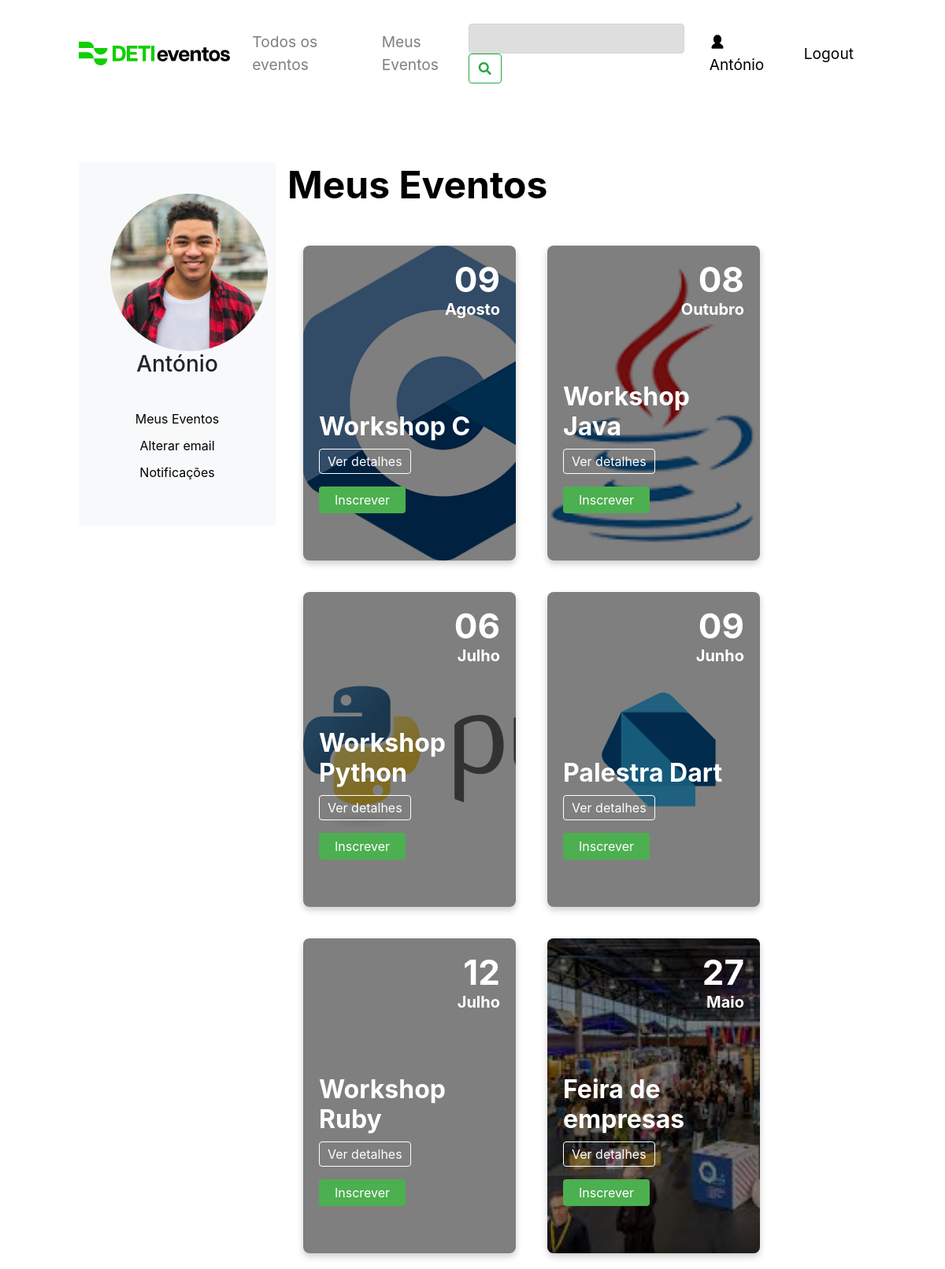
Page /search_meus (signed in) on the committed database.
### tables this page shows
CREATE TABLE users (
    id INTEGER PRIMARY KEY,
    email TEXT NOT NULL,
    name TEXT NOT NULL,
    password TEXT NOT NULL,
    img TEXT
    );

CREATE TABLE events (
    id INTEGER PRIMARY KEY,
    name TEXT NOT NULL,
    description TEXT NOT NULL,
    location TEXT NOT NULL,
    image TEXT,
    date DATE,
    user_id INTEGER,           
    colaborator TEXT , 
    vagas INTEGER,
    lotacao INTEGER,
    preco INTEGER,
    esgotado boolean DEFAULT 0,
    FOREIGN KEY(user_id) REFERENCES users(id)
    );

### app.py (the view)
@app.route('/search_meus', methods=['GET'])
def searchmeus():
    search_term = request.args.get('q', '')
    events = search_events(search_term)
    user_id = get_user_id(session.get('user_email'))
    user_img = get_user_img(user_id)
    if events is None:
        flash('An error occurred while searching for events', category='error')
        return redirect('/')
    converted_events = []
    for event in events:
        converted_event = list(event)
        converted_event[5] = datetime.strptime(event[5], '%Y-%m-%d').date()
        converted_events.append(tuple(converted_event))
    user_events = get_user_events(user_id)
    user_events = list(user_events)
    event = get_events()
    is_admin = 'user_email' in session and session.get('user_email') == "admin@gmail.com"
    name = session.get('user_name')
    user = 'user_email' in session
    user_id = 2
    return render_template('eventos.html', events=converted_events, is_admin=is_admin, user_id=user_id, name=name, user_events=user_events, user=user, event=event, user_img=user_img)

### app.py (called while the page is built)
@app.template_filter('formatdate')
def format_date(value, format='%d-%B'):
    if value is None:
        return ""
    month_names = {
        'January': 'Janeiro', 'February': 'Fevereiro', 'March': 'Março',
        'April': 'Abril', 'May': 'Maio', 'June': 'Junho',
        'July': 'Julho', 'August': 'Agosto', 'September': 'Setembro',
        'October': 'Outubro', 'November': 'Novembro', 'December': 'Dezembro'
    }
    formatted_date = value.strftime(format)
    for eng, pt in month_names.items():
        formatted_date = formatted_date.replace(eng, pt)
    return formatted_date

def search_events(search_term):
    connection = sqlite3.connect('data.db', check_same_thread=False)
    cursor = connection.cursor()
    try:
        cursor.execute("SELECT * FROM events WHERE name LIKE ? OR description LIKE ? ", ('%'+search_term+'%', '%'+search_term+'%'))
        results = cursor.fetchall()
        return results
    except Exception as e:
        print("ERRO" + e)
        return None

### models.py (called while the page is built)
def get_user_id(email):
    connection = sqlite3.connect('data.db', check_same_thread=False)
    cursor = connection.cursor()
    cursor.execute("SELECT id FROM users WHERE email = ?", (email,))
    user_id = cursor.fetchall()
    if len(user_id) == 0:
        return None
    return user_id[0][0]

def get_events():
    connection = sqlite3.connect('data.db', check_same_thread=False)
    cursor = connection.cursor()
    try:
        cursor.execute("SELECT * FROM events")
        results = cursor.fetchall()
        return results
    except Exception as e:
        print(e)
        return None

def get_user_events(user_id):
    connection = sqlite3.connect('data.db', check_same_thread=False)
    cursor = connection.cursor()
    try:
        cursor.execute("SELECT * FROM user_events WHERE user_id = ?", (user_id,))
        results = cursor.fetchall()
        return results
    except Exception as e:
        print(e)
        return None

def get_user_img(user_id):
    connection = sqlite3.connect('data.db', check_same_thread=False)
    cursor = connection.cursor()
    cursor.execute("SELECT img FROM users WHERE id = ?", (user_id,))
    return cursor.fetchall()[0][0]

### templates/eventos.html (shortened to what this page needs)
<!DOCTYPE html>
<html lang="en">
<head>
  <link rel="stylesheet" href="https://cdnjs.cloudflare.com/ajax/libs/font-awesome/5.15.1/css/all.min.css">
  <link rel="stylesheet" href="https://stackpath.bootstrapcdn.com/bootstrap/4.3.1/css/bootstrap.min.css">
  <link rel="stylesheet" href="/static/css/navbar_style.css">
  <link rel="stylesheet" href="/static/css/perfil.css">
  <link rel="stylesheet" href="/static/css/style.css">
  <link rel="stylesheet" href="/static/css/pop_up.css">
  <link rel="stylesheet" href="https://cdn.jsdelivr.net/npm/sweetalert2@11/dist/sweetalert2.min.css">
</head>
<body>
  <nav class="navbar_style navbar navbar-expand-lg navbar-light bg-light">
    <a href="/">
      <img src="/static/images/DETI.svg" alt="DETI Logo">
    </a>
    <div class="collapse navbar-collapse" id="navbarNav">
      <ul class="navbar-nav">
        <li class="nav-item">
          <a class="nav-link navbar_style_links" href="/todos_os_eventos">Todos os eventos</a>
        </li>
        <li class="nav-item">
          <a class="nav-link navbar_style_links" href="/meus_eventos">Meus Eventos</a>
        </li>
      </ul>
      <form class="form-inline ml-auto" action="/search_meus" method="get">
        <input class="form-control mr-sm-2 navbar_style_search" type="text" placeholder="" name="q"
          aria-label="Campo_Pesquisa">
        <button class="btn btn-outline-success my-2 my-sm-0" type="submit"><i class="fas fa-search"
            aria-label="Botao_Pesquisar"></i></button>
      </form>
        {% if user %}
        <a class="nav-link ml-2 navbar_style_login" href="/meus_eventos">
          <img class="login-icon" src="static/images/user_icon.svg" alt="User Icon">
          {{ name }}
          {% endif %}
        </a>
        <a class="nav-link ml-2 navbar_style_login" href="/logout">
          Logout
        </a>
    </div>
  </nav>
  <div class="container-fluid">
    <div class="row">
      <div class="col-md-3 sidebar">
        <div class="user-profile">
          <img src= {{user_img}} alt="User Image" class="profile-image" style="width: 200px; height: 200px; object-fit: cover; border-radius: 50%;">          <h3>{{name}}</h3>
          <ul class="user-links">
            <li><a href="#">Meus Eventos</a></li>
            <li><a href="#">Alterar email</a></li>
            <li><a href="#">Notificações</a></li>
          </ul>
        </div>
      </div>
      <div class="col-md-9">
        <div class="events-header">
          <h1> Meus Eventos</h1>
        </div>
        <div class="event-card-container">
          {% for event in events %}
          {% if is_admin or user_id == event[6] %}
          <div class="event-card" style="background-image: url('{{event[4]}}'); background-size: cover;">
            <div class="event-content">
              <div class="event-day">{{ event[5]|formatdate('%d') }}</div>
              <div class="event-month">{{ event[5]|formatdate('%B') }}</div>
            </div>
            <div class="event-info">
              <h2 class="event-title">{{event[1]}}</h2>
              <div class="event-details">
                <p class="event-details-btn" data-event-id="{{ event[0] }}" data-event-title="{{ event[1] }}"
                  data-event-description="{{ event[2] }}" data-event-organizer="{{ event[3] }}"
                  data-event-image="{{ event[4] }}" data-event-date="{{ event[5] }}"
                  data-event-capacity="{{ event[8] }}" data-event-price="{{ event[9] }}"
                  data-event-vacancies="{{ event[10] }}" data-event-location="{{ event[6] }}"
                  data-event-collaborator="{{ event[7] }}" data-event-category="{{ event[12] }}">Ver detalhes</p>
              </div>
              {% if not is_admin %}
              {% if event[0] in registered_event_ids %}
                  <form method="POST" action="/desinscrever/{{ event[0] }}">
                      <button type="submit" class="desinscrever-button">Desinscrever</button>
                  </form>
              {% else %}
                  <form method="POST" action="/inscrever/{{ event[0] }}">
                      <button type="submit" class="inscrever-button">Inscrever</button>
                  </form>
              {% endif %}
              {% endif %}
            </div>
          </div>
          {% endif %}
          {% endfor %}
        </div>
      </div>
    </div>
  </div>
</body>
</html>

### static/css/navbar_style.css (style rules this page uses)
.navbar_style { padding: 30px 0px; margin-bottom: 70px; display: flex; background-color: white !important; font-size: 1.2rem !important; }
.navbar_style img { height: 30px; }
.nav-item { margin-left: 20px !important; }
.navbar_style_login { color: #000 !important; }
.navbar_style_search { background-color: #DEDEDE !important; }
.login-icon { height: 20px; width: 20px; margin-top: -3px; }

### static/css/perfil.css (style rules this page uses)
body { margin: 0; padding: 0 100px; font-family: Inter, sans-serif; }
h2 { color: black; font-weight: 700; font-size: 3rem; }
.sidebar { background-color: #f8f9fa; padding: 40px; height: 100%; }
.user-profile { text-align: center; }
.user-links { list-style: none; padding: 0; margin-top: 40px; }
.user-links li a { display: block; margin-top: 10px; color: black; text-decoration: none; }

### static/css/style.css (style rules this page uses)
:root { --primary-color: #4CAF50; --secundary-color: black; }
body { margin: 0; padding: 0 100px; font-family: Inter, sans-serif; }
h1 { color: black; font-weight: 700; font-size: 3rem; }
h2 { color: black; font-weight: 700; font-size: 3rem; }
.navbar { background-color: white; color: var(--secundary-color); overflow: auto; }
.events-header { display: flex; margin-bottom: 20px; justify-content: space-between; align-items: center; }
.event-card-container { display: flex; flex-wrap: wrap; }
.event-card { position: relative; width: 270px; height: 25rem; padding: 20px; border-radius: 8px; box-shadow: 0 4px 8px rgba(0, 0, 0, 0.2); overflow: hidden; margin-right: 20px; background: #fff; margin: 20px; }
.event-card::before { content: ""; position: absolute; top: 0; right: 0; bottom: 0; left: 0; background: rgba(0, 0, 0, 0.5); }
.event-info { position: absolute; bottom: 15%; padding-right: 10px; }
.event-title { margin: 8px 0; font-size: 2rem; color: white; }
.event-details-btn, .event-status-btn, .event-status-btn-verde { padding: 3px 10px; border: none; border-radius: 4px; cursor: pointer; }
.event-details-btn { border: 1px solid white; color: white; }
.event-details { display: flex; justify-content: space-between; align-items: flex-end; }
.event-content { display: block; position: relative; text-align: right; color: white; font-size: 2rem; font-weight: 700; }
.event-day { margin-top: -10px; font-size: 44px; }
.event-month { font-size: 1.25rem; margin-top: -10px; }
.event-content, .event-info, .event-details, .event-title, .event-details-btn, .event-status-btn { color: white; }
.inscrever-button { background-color: #4CAF50; color: white; padding: 5px 20px; border: none; border-radius: 4px; cursor: pointer; }

### rows in the picture
users: name "António", img (picture)
events: image (picture), event "09", event "Agosto", name "Workshop C"
events: image (picture), event "08", event "Outubro", name "Workshop Java"
events: image (picture), event "06", event "Julho", name "Workshop Python"
events: image (picture), event "09", event "Junho", name "Palestra Dart"
events: event "12", event "Julho", name "Workshop Ruby"
events: image (picture), event "27", event "Maio", name "Feira de empresas"
